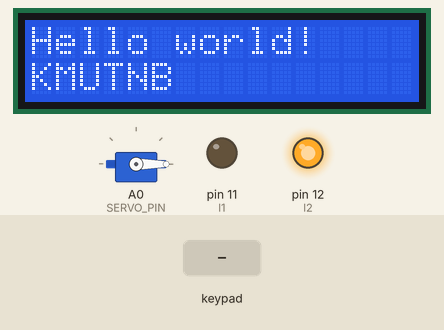
Recording of a sketch running on a simulated Arduino Uno, built with avr-gcc and run on an emulated ATmega328P. On the bench: servo, 16×2 character LCD, output pins drawn as LEDs (lit = HIGH). Inputs (shaded band) come from the test bench.

Above: at 1.2 s.
1.3 s: key '0' pressed
At 1.7 s:
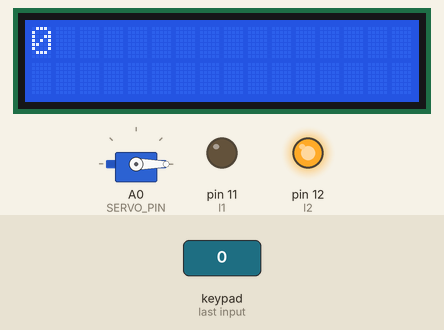
4.3 s: keypad keys 9 8 7 6 pressed 0.4 s apart
At 5.8 s:
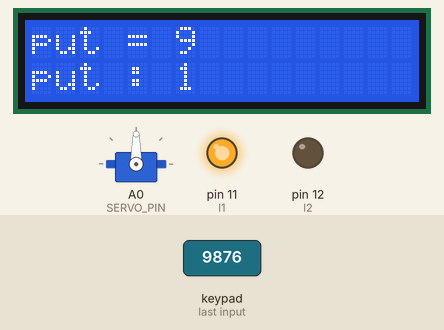
At 10.8 s:
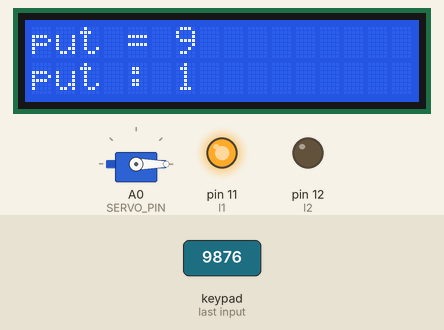
Timing chart, 0 to 14.4 s (numbered marks = the images above; inputs shaded):
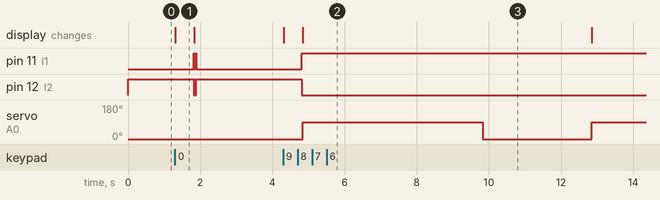

The sketch:

project02.ino
```cpp
#include <Servo.h>


//#include <Arduino.h>
//#include <Servo.h>
#include <LiquidCrystal_I2C.h>
#include <Keypad.h>
#define SERVO_PIN  A0
#define l1 11
#define l2 12

LiquidCrystal_I2C lcd(0x27,16,2);
char value = '0';
const  byte ROWS = 4; // Four rows
const byte COLS = 4; // Three columns
Servo servo;
// Define  the Keymap
char keys[ROWS][COLS] = {
  {'1','2','3','A'},
  {'4','5','6','B'},
  {'7','8','9','C'},
  {'*','0','#','D'}
};
byte rowPins[ROWS]  = { 9, 8, 7, 6};// Connect keypad ROW0, ROW1, ROW2 and ROW3 to these Arduino pins.
byte  colPins[COLS] = { 5, 4, 3, 2 }; // Connect keypad COL0, COL1 and COL2 to these Arduino  pins.
Keypad kpd = Keypad( makeKeymap(keys), rowPins, colPins, ROWS, COLS  ); //  Create the Keypad

char keym[ROWS][COLS] = {
  {'1','2','3','A'},
  {'4','5','6','B'},
  {'7','8','9','C'},
  {'*','0','#','D'}
};

Keypad kpdm = Keypad( makeKeymap(keym), rowPins, colPins, ROWS, COLS  ); //  Create the Keypad

int num(char c){
  if(c == '0'){return 0;}
  if(c == '1'){return 1;}
  if(c == '2'){return 2;}
  if(c == '3'){return 3;}
  if(c == '4'){return 4;}
  if(c == '5'){return 5;}
  if(c == '6'){return 6;}
  if(c == '7'){return 7;}
  if(c == '8'){return 8;}
  if(c == '9'){return 9;}
}
void runservo(int r){
  for(int p = 1;p<=r;p++){
    lcd.clear();
   	lcd.print("put = ");
    lcd.print(value);
    lcd.setCursor(0,1);
    lcd.print("put : ");
    lcd.print(p);
    servo.write(90);
		delay(5000);
    servo.write(0);
    delay(3000);
    }
}
void setup(){
    pinMode(l1,OUTPUT);
    pinMode(l2,OUTPUT);
    digitalWrite(l1,0);
    digitalWrite(l2,1);
    servo.attach(SERVO_PIN);
    servo.write(0); // rotate servo motor to 0°
    lcd.init();
    lcd.backlight();
    lcd.setCursor(3,0);
    lcd.clear();
    lcd.print("Hello, world!");
    lcd.setCursor(0,1);
    lcd.print("KMUTNB");
}
void loop(){
  digitalWrite(l1,0);
  digitalWrite(l2,1);
  value = kpd.getKey();
  if(value != false){
  lcd.clear();
  lcd.print(value);
  delay(500);
  }
  if(value != num(value)){
    lcd.print("put : ");
    digitalWrite(l1,1);
    digitalWrite(l2,0);
    runservo(num(value));
  }
  lcd.clear();
  lcd.print("Hello world!");
  lcd.setCursor(0,1);
  lcd.print("KMUTNB");


}
```

Measured:
- after the input at 1.3 s, pin 11 (l1): alternates HIGH for 0.02 s and LOW for 0.03 s, 4 changes in all, then stays LOW, starting after 0.52 s; pin 12 (l2): alternates HIGH for 0.03 s and LOW for 0.02 s, 4 changes in all, then stays HIGH, starting after 0.52 s; the display: changes at once (image 1)
- after the input at 4.3 s, pin 11 (l1): LOW → HIGH after 0.52 s; pin 12 (l2): HIGH → LOW after 0.52 s; servo on A0 (SERVO_PIN): 0° → 90° after 0.54 s, → 0° 5.0 s later, → 90° 3.0 s later; the display: first changes at once (image 2 shows a later state)
- what the display in image 1 shows lasts 0.5 s, from 1.3 s to 1.8 s
